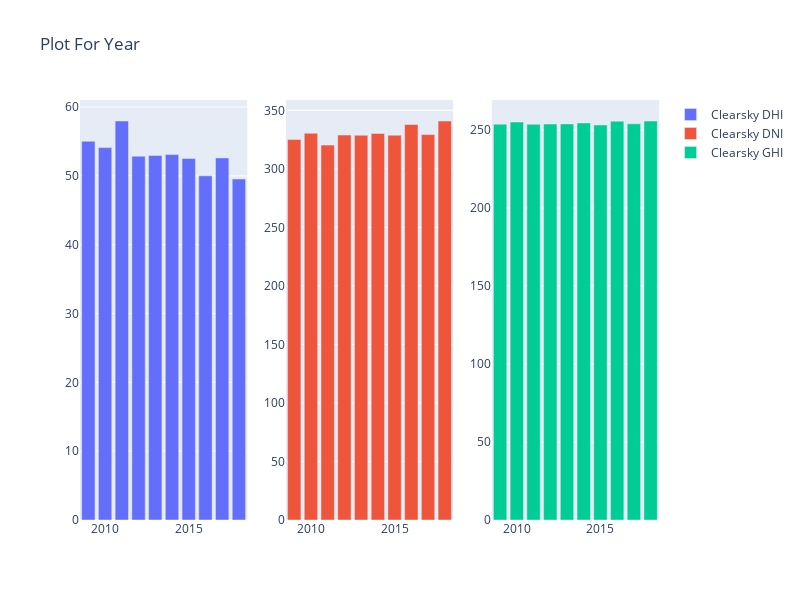

Notebook code for this chart:
### Code cell
df=data.groupby('Year').mean()
df['Year'] = df.index
fig = make_subplots(rows=1, cols=3)

fig.add_trace(go.Bar(x=df['Year'], y=df['Clearsky DHI'],name='Clearsky DHI'),
              1, 1)

fig.add_trace(go.Bar(x=df['Year'], y=df['Clearsky DNI'],name='Clearsky DNI'),
              1, 2)

fig.add_trace(go.Bar(x=df['Year'], y=df['Clearsky GHI'],name='Clearsky GHI'),
              1, 3)

fig.update_layout(height=600, width=800, title_text="Plot For Year")
fig.show()

### Figure 1 — Plotly figure (JSON) as saved in the notebook; plotly's stock layout.template omitted (floating-point values rounded to 4 significant figures)
{"data": [{"name": "Clearsky DHI", "type": "bar", "x": [2009, 2010, 2011, 2012, 2013, 2014, 2015, 2016, 2017, 2018], "xaxis": "x", "y": [55.03, 54.1, 57.97, 52.85, 52.96, 53.09, 52.52, 50.0, 52.61, 49.54], "yaxis": "y"}, {"name": "Clearsky DNI", "type": "bar", "x": [2009, 2010, 2011, 2012, 2013, 2014, 2015, 2016, 2017, 2018], "xaxis": "x2", "y": [325.1, 330.4, 320.3, 328.9, 328.7, 330.3, 328.8, 337.9, 329.3, 340.9], "yaxis": "y2"}, {"name": "Clearsky GHI", "type": "bar", "x": [2009, 2010, 2011, 2012, 2013, 2014, 2015, 2016, 2017, 2018], "xaxis": "x3", "y": [253.8, 255.1, 253.7, 253.9, 253.9, 254.6, 253.3, 255.7, 254.0, 255.8], "yaxis": "y3"}], "layout": {"height": 600, "title": {"text": "Plot For Year"}, "width": 800, "xaxis": {"anchor": "y", "domain": [0, 0.2889]}, "xaxis2": {"anchor": "y2", "domain": [0.3556, 0.6444]}, "xaxis3": {"anchor": "y3", "domain": [0.7111, 1]}, "yaxis": {"anchor": "x", "domain": [0, 1]}, "yaxis2": {"anchor": "x2", "domain": [0, 1]}, "yaxis3": {"anchor": "x3", "domain": [0, 1]}}}
